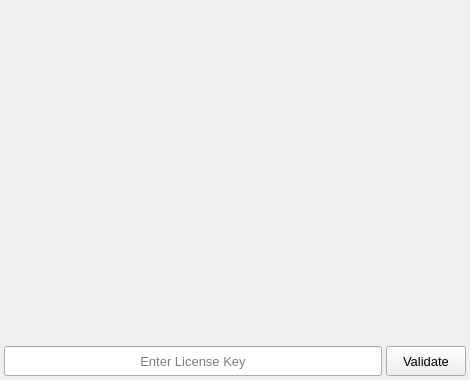
<?xml version="1.0" encoding="UTF-8"?>
<ui version="4.0">
 <class>Form</class>
 <widget class="QWidget" name="Form">
  <property name="geometry">
   <rect>
    <x>0</x>
    <y>0</y>
    <width>470</width>
    <height>380</height>
   </rect>
  </property>
  <property name="sizePolicy">
   <sizepolicy hsizetype="Fixed" vsizetype="Fixed">
    <horstretch>0</horstretch>
    <verstretch>0</verstretch>
   </sizepolicy>
  </property>
  <property name="minimumSize">
   <size>
    <width>470</width>
    <height>380</height>
   </size>
  </property>
  <property name="maximumSize">
   <size>
    <width>470</width>
    <height>380</height>
   </size>
  </property>
  <property name="windowTitle">
   <string>Activation</string>
  </property>
  <property name="layoutDirection">
   <enum>Qt::LeftToRight</enum>
  </property>
  <property name="styleSheet">
   <string notr="true"/>
  </property>
  <layout class="QVBoxLayout" name="verticalLayout">
   <property name="spacing">
    <number>20</number>
   </property>
   <property name="leftMargin">
    <number>4</number>
   </property>
   <property name="topMargin">
    <number>4</number>
   </property>
   <property name="rightMargin">
    <number>4</number>
   </property>
   <property name="bottomMargin">
    <number>4</number>
   </property>
   <item>
    <widget class="QLabel" name="label_logo">
     <property name="sizePolicy">
      <sizepolicy hsizetype="Minimum" vsizetype="Minimum">
       <horstretch>0</horstretch>
       <verstretch>0</verstretch>
      </sizepolicy>
     </property>
     <property name="maximumSize">
      <size>
       <width>1200</width>
       <height>1000</height>
      </size>
     </property>
     <property name="layoutDirection">
      <enum>Qt::LeftToRight</enum>
     </property>
     <property name="autoFillBackground">
      <bool>false</bool>
     </property>
     <property name="styleSheet">
      <string notr="true"/>
     </property>
     <property name="frameShadow">
      <enum>QFrame::Plain</enum>
     </property>
     <property name="text">
      <string/>
     </property>
     <property name="pixmap">
      <pixmap>logos/Final Logo.png</pixmap>
     </property>
     <property name="scaledContents">
      <bool>true</bool>
     </property>
     <property name="alignment">
      <set>Qt::AlignCenter</set>
     </property>
     <property name="textInteractionFlags">
      <set>Qt::NoTextInteraction</set>
     </property>
    </widget>
   </item>
   <item>
    <layout class="QHBoxLayout" name="horizontalLayout">
     <property name="spacing">
      <number>4</number>
     </property>
     <item>
      <widget class="QLineEdit" name="line_edit_key">
       <property name="minimumSize">
        <size>
         <width>0</width>
         <height>30</height>
        </size>
       </property>
       <property name="font">
        <font>
         <pointsize>10</pointsize>
         <weight>50</weight>
         <bold>false</bold>
        </font>
       </property>
       <property name="styleSheet">
        <string notr="true"/>
       </property>
       <property name="alignment">
        <set>Qt::AlignCenter</set>
       </property>
       <property name="placeholderText">
        <string>Enter License Key</string>
       </property>
      </widget>
     </item>
     <item>
      <widget class="QPushButton" name="push_button_activate">
       <property name="minimumSize">
        <size>
         <width>0</width>
         <height>30</height>
        </size>
       </property>
       <property name="font">
        <font>
         <pointsize>10</pointsize>
        </font>
       </property>
       <property name="styleSheet">
        <string notr="true"/>
       </property>
       <property name="text">
        <string>Validate</string>
       </property>
       <property name="default">
        <bool>false</bool>
       </property>
       <property name="flat">
        <bool>false</bool>
       </property>
      </widget>
     </item>
    </layout>
   </item>
  </layout>
 </widget>
 <resources/>
 <connections/>
</ui>
